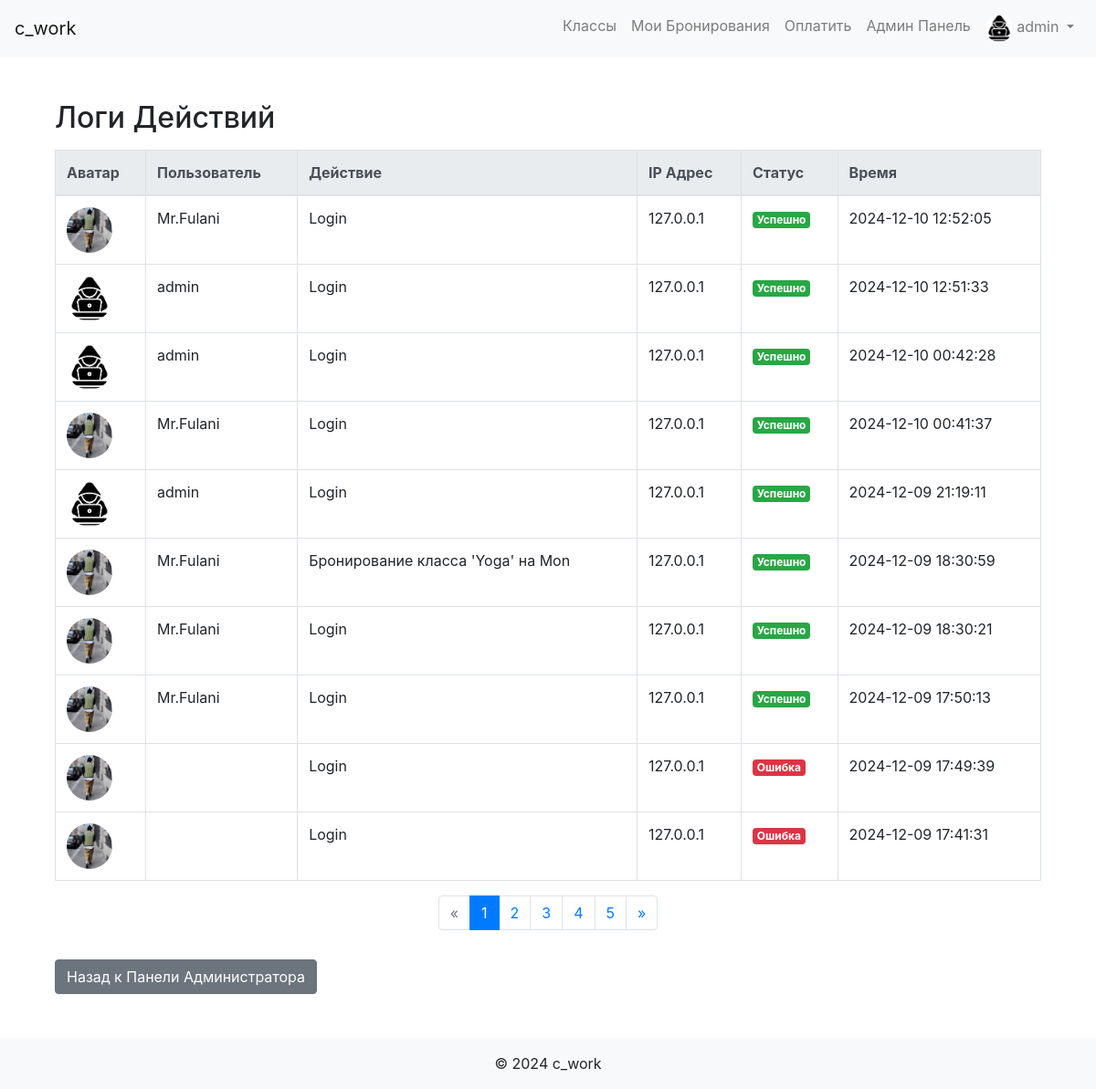
Screenshot of /admin/action_logs (signed in) with the database file from the repository.
### app/models.py (models this page shows, shortened)
class User(db.Model, UserMixin):
    id = db.Column(db.Integer, primary_key=True)
    username = db.Column(db.String(20), unique=True, nullable=False)
    email = db.Column(db.String(120), unique=True, nullable=False)
    password = db.Column(db.String(60), nullable=False)
    is_admin = db.Column(db.Boolean, default=False)
    avatar = db.Column(db.String(120), nullable=True, default='user.png')  # Поле для аватара
    date_registered = db.Column(db.DateTime, nullable=False, default=datetime.utcnow)  # Дата регистрации
    last_login = db.Column(db.DateTime, nullable=True)  # Последний вход
    bookings = db.relationship('Booking', backref='user', lazy=True)
    payments = db.relationship('Payment', backref='user', lazy=True)

class ActionLog(db.Model):
    id = db.Column(db.Integer, primary_key=True)
    user_id = db.Column(db.Integer, db.ForeignKey('user.id'), nullable=True)  # Может быть NULL для неавторизованных действий
    action = db.Column(db.String(255), nullable=False)  # Описание действия
    timestamp = db.Column(db.DateTime, nullable=False, default=datetime.utcnow)
    ip_address = db.Column(db.String(45), nullable=True)  # Для IPv6
    status = db.Column(db.String(20), nullable=True)  # Например, 'success', 'failure'
    user = db.relationship('User', backref=db.backref('action_logs', lazy=True))

### app/admin_routes.py (the view)
@admin_bp.route('/action_logs')
@login_required
@admin_required  # Предполагается, что у вас есть декоратор для проверки прав администратора
def action_logs():
    try:
        page = request.args.get('page', 1, type=int)
        per_page = 10  # Количество логов на странице
        logs_pagination = ActionLog.query.options(joinedload(ActionLog.user)) \
            .order_by(ActionLog.timestamp.desc()) \
            .paginate(page=page, per_page=per_page, error_out=False)
        logs = logs_pagination.items
        return render_template('action_logs.html', logs=logs, pagination=logs_pagination)
    except Exception as e:
        logger.error(f"Ошибка при загрузке логов действий: {e}")
        flash('Произошла ошибка при загрузке логов действий.', 'danger')
        return redirect(url_for('admin.admin_panel'))

### app/admin_routes.py (called while the page is built)
def admin_required(f):
    from functools import wraps
    @wraps(f)
    def decorated_function(*args, **kwargs):
        if not current_user.is_admin:
            flash('Доступ запрещён. Требуются права администратора.', 'danger')
            return redirect(url_for('main.home'))
        return f(*args, **kwargs)
    return decorated_function

### app/models.py (called while the page is built)
@login_manager.user_loader
def load_user(user_id):
    return User.query.get(int(user_id))

### app/templates/action_logs.html (shortened to what this page needs)
{% extends "base.html" %}
{% block content %}
<div class="container mt-5">
    <h2>Логи Действий</h2>
    <table class="table table-bordered table-hover mt-3">
        <thead class="thead-light">
            <tr>
                <th>Аватар</th>
                <th>Пользователь</th>
                <th>Действие</th>
                <th>IP Адрес</th>
                <th>Статус</th>
                <th>Время</th>
            </tr>
        </thead>
        <tbody>
            {% for log in logs %}
            <tr>
                <td>
                    {% if log.user.avatar %}
                        <img src="{{ url_for('static', filename='images/' + log.user.avatar) }}" alt="Аватар" class="rounded-circle" width="50" height="50">
                    {% else %}
                        <img src="{{ url_for('static', filename='images/user.png') }}" alt="Аватар" class="rounded-circle" width="50" height="50">
                    {% endif %}
                </td>
                <td>{{ log.user.username }}</td>
                <td>{{ log.action }}</td>
                <td>{{ log.ip_address }}</td>
                <td>
                    {% if log.status == 'success' %}
                        <span class="badge badge-success">Успешно</span>
                    {% else %}
                        <span class="badge badge-danger">Ошибка</span>
                    {% endif %}
                </td>
                <td>{{ log.timestamp.strftime('%Y-%m-%d %H:%M:%S') }}</td>
            </tr>
            {% endfor %}
        </tbody>
    </table>
    {% if pagination.pages > 1 %}
    <nav aria-label="Page navigation">
        <ul class="pagination justify-content-center">
            {% if pagination.has_prev %}
                <li class="page-item">
                    <a class="page-link" href="{{ url_for('admin.action_logs', page=pagination.prev_num) }}" aria-label="Предыдущая">
                        <span aria-hidden="true">&laquo;</span>
                        <span class="sr-only">Предыдущая</span>
                    </a>
                </li>
            {% else %}
                <li class="page-item disabled">
                    <span class="page-link" aria-label="Предыдущая">
                        <span aria-hidden="true">&laquo;</span>
                    </span>
                </li>
            {% endif %}
            {% for page_num in pagination.iter_pages(left_edge=2, right_edge=2, left_current=2, right_current=2) %}
                {% if page_num %}
                    {% if page_num == pagination.page %}
                        <li class="page-item active"><span class="page-link">{{ page_num }}</span></li>
                    {% else %}
                        <li class="page-item"><a class="page-link" href="{{ url_for('admin.action_logs', page=page_num) }}">{{ page_num }}</a></li>
                    {% endif %}
                {% else %}
                    <li class="page-item disabled"><span class="page-link">…</span></li>
                {% endif %}
            {% endfor %}
            {% if pagination.has_next %}
                <li class="page-item">
                    <a class="page-link" href="{{ url_for('admin.action_logs', page=pagination.next_num) }}" aria-label="Следующая">
                        <span aria-hidden="true">&raquo;</span>
                    </a>
                </li>
            {% endif %}
        </ul>
    </nav>
    {% endif %}
    <a href="{{ url_for('admin.admin_panel') }}" class="btn btn-secondary mt-3">Назад к Панели Администратора</a>
</div>
{% endblock %}

### app/templates/base.html (shortened to what this page needs)
<!DOCTYPE html>
<html lang="ru">
<head>
    <link rel="stylesheet" href="https://stackpath.bootstrapcdn.com/bootstrap/4.5.0/css/bootstrap.min.css">
    <link rel="stylesheet" href="{{ url_for('static', filename='css/styles.css') }}">
</head>
<body>
    <nav class="navbar navbar-expand-lg navbar-light bg-light">
        <a class="navbar-brand" href="{{ url_for('main.home') }}">c_work</a>
        <div class="collapse navbar-collapse" id="navbarNav">
            <ul class="navbar-nav ml-auto">
                {% if current_user.is_authenticated %}
                    <li class="nav-item">
                        <a class="nav-link" href="{{ url_for('main.classes') }}">Классы</a>
                    </li>
                    <li class="nav-item">
                        <a class="nav-link" href="{{ url_for('main.my_bookings') }}">Мои Бронирования</a>
                    </li>
                    <li class="nav-item">
                        <a class="nav-link" href="{{ url_for('main.process_payment') }}">Оплатить</a>
                    </li>
                    {% if current_user.is_admin %}
                        <li class="nav-item">
                            <a class="nav-link" href="{{ url_for('admin.admin_panel') }}">Админ Панель</a>
                        </li>
                    {% endif %}
                    <li class="nav-item dropdown">
                        <a class="nav-link dropdown-toggle" href="#" id="navbarDropdown" role="button" data-toggle="dropdown"
                           aria-haspopup="true" aria-expanded="false">
                            <img src="{{ url_for('static', filename='images/' + (current_user.avatar or 'user.png')) }}"
                                 alt="Avatar" class="rounded-circle" width="30" height="30">
                            {{ current_user.username }}
                        </a>
                    </li>
                {% endif %}
            </ul>
        </div>
    </nav>
    <div class="container">
        {% block content %}{% endblock %}
    </div>
    <footer class="footer bg-light text-center py-3 mt-5">
        <span>&copy; 2024 c_work</span>
    </footer>
</body>
</html>

### rows the page displays
User: avatar (picture), username "admin"
ActionLog: avatar (placeholder picture), user.username "Mr.Fulani", action "Login", ip_address "127.0.0.1", status "Успешно", timestamp "2024-12-10 12:52:05"
ActionLog: avatar (picture), user.username "admin", action "Login", ip_address "127.0.0.1", status "Успешно", timestamp "2024-12-10 12:51:33"
ActionLog: avatar (picture), user.username "admin", action "Login", ip_address "127.0.0.1", status "Успешно", timestamp "2024-12-10 00:42:28"
ActionLog: avatar (placeholder picture), user.username "Mr.Fulani", action "Login", ip_address "127.0.0.1", status "Успешно", timestamp "2024-12-10 00:41:37"
ActionLog: avatar (picture), user.username "admin", action "Login", ip_address "127.0.0.1", status "Успешно", timestamp "2024-12-09 21:19:11"
ActionLog: avatar (placeholder picture), user.username "Mr.Fulani", action "Бронирование класса 'Yoga' на Mon", ip_address "127.0.0.1", status "Успешно", timestamp "2024-12-09 18:30:59"
ActionLog: avatar (placeholder picture), user.username "Mr.Fulani", action "Login", ip_address "127.0.0.1", status "Успешно", timestamp "2024-12-09 18:30:21"
ActionLog: avatar (placeholder picture), user.username "Mr.Fulani", action "Login", ip_address "127.0.0.1", status "Успешно", timestamp "2024-12-09 17:50:13"
ActionLog: action "Login", ip_address "127.0.0.1", status "Ошибка", timestamp "2024-12-09 17:49:39"
ActionLog: action "Login", ip_address "127.0.0.1", status "Ошибка", timestamp "2024-12-09 17:41:31"

### other values shown
{{ page_num }} "1"
{{ page_num }} "2" "3" "4" "5"
